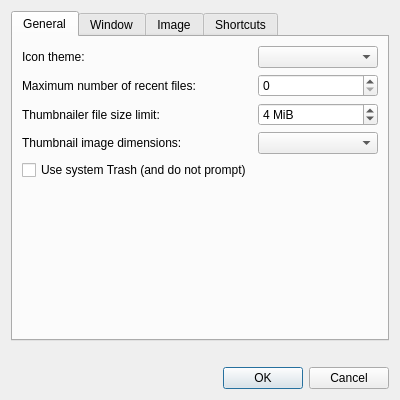
<?xml version="1.0" encoding="UTF-8"?>
<ui version="4.0">
 <class>PreferencesDialog</class>
 <widget class="QDialog" name="PreferencesDialog">
  <property name="geometry">
   <rect>
    <x>0</x>
    <y>0</y>
    <width>400</width>
    <height>400</height>
   </rect>
  </property>
  <property name="windowTitle">
   <string>Preferences</string>
  </property>
  <layout class="QVBoxLayout" name="verticalLayout">
   <item>
    <widget class="QTabWidget" name="tabWidget">
     <property name="currentIndex">
      <number>0</number>
     </property>
     <widget class="QWidget" name="tab_1">
      <attribute name="title">
       <string>General</string>
      </attribute>
      <layout class="QFormLayout" name="formLayout_1">
       <property name="fieldGrowthPolicy">
        <enum>QFormLayout::AllNonFixedFieldsGrow</enum>
       </property>
       <item row="0" column="0">
        <widget class="QLabel" name="iconThemeLabel">
         <property name="text">
          <string>Icon theme:</string>
         </property>
        </widget>
       </item>
       <item row="0" column="1">
        <widget class="QComboBox" name="iconTheme"/>
       </item>
       <item row="1" column="0">
        <widget class="QLabel" name="label_1">
         <property name="text">
          <string>Maximum number of recent files:</string>
         </property>
        </widget>
       </item>
       <item row="1" column="1">
        <widget class="QSpinBox" name="maxRecentFiles"/>
       </item>
       <item row="2" column="0">
        <widget class="QLabel" name="thumbnailLabel">
         <property name="text">
          <string>Thumbnailer file size limit:</string>
         </property>
        </widget>
       </item>
       <item row="2" column="1">
        <widget class="QSpinBox" name="thumbnailSpin">
         <property name="suffix">
          <string> MiB</string>
         </property>
         <property name="minimum">
          <number>1</number>
         </property>
         <property name="maximum">
          <number>1024</number>
         </property>
         <property name="value">
          <number>4</number>
         </property>
        </widget>
       </item>
       <item row="3" column="0">
        <widget class="QLabel" name="thumbnailSizeLabel">
         <property name="text">
          <string>Thumbnail image dimensions:</string>
         </property>
        </widget>
       </item>
       <item row="3" column="1">
        <widget class="QComboBox" name="thumbnailSizeComboBox"/>
       </item>
       <item row="4" column="0">
        <widget class="QCheckBox" name="useTrashBox">
         <property name="text">
          <string>Use system Trash (and do not prompt)</string>
         </property>
        </widget>
       </item>
      </layout>
     </widget>
     <widget class="QWidget" name="tab">
      <attribute name="title">
       <string>Window</string>
      </attribute>
      <layout class="QFormLayout" name="formLayout_1">
       <property name="fieldGrowthPolicy">
        <enum>QFormLayout::AllNonFixedFieldsGrow</enum>
       </property>
       <item row="0" column="0">
        <widget class="QCheckBox" name="thumbnailBox">
         <property name="text">
          <string>Show thumbnails dock by default</string>
         </property>
        </widget>
       </item>
       <item row="0" column="1">
        <widget class="QComboBox" name="thumbnailsPositionComboBox"/>
       </item>
       <item row="1" column="0">
        <widget class="QCheckBox" name="exifDataBox">
         <property name="text">
          <string>Show Exif data dock by default</string>
         </property>
        </widget>
       </item>
       <item row="2" column="0">
        <widget class="QCheckBox" name="menubarBox">
         <property name="text">
          <string>Show menubar by default</string>
         </property>
        </widget>
       </item>
       <item row="3" column="0">
        <widget class="QCheckBox" name="toolbarBox">
         <property name="text">
          <string>Show main toolbar by default</string>
         </property>
        </widget>
       </item>
       <item row="4" column="0">
        <widget class="QCheckBox" name="annotationBox">
         <property name="text">
          <string>Show annotations toolbar by default</string>
         </property>
        </widget>
       </item>
      </layout>
     </widget>
     <widget class="QWidget" name="tab_2">
      <attribute name="title">
       <string>Image</string>
      </attribute>
      <layout class="QFormLayout" name="formLayout_2">
       <property name="fieldGrowthPolicy">
        <enum>QFormLayout::AllNonFixedFieldsGrow</enum>
       </property>
       <item row="0" column="0">
        <widget class="QLabel" name="label_2a">
         <property name="text">
          <string>Normal background color:</string>
         </property>
        </widget>
       </item>
       <item row="0" column="1">
        <widget class="Fm::ColorButton" name="bgColor">
         <property name="text">
          <string/>
         </property>
        </widget>
       </item>
       <item row="1" column="0">
        <widget class="QLabel" name="label_2b">
         <property name="text">
          <string>Fullscreen background color:</string>
         </property>
        </widget>
       </item>
       <item row="1" column="1">
        <widget class="Fm::ColorButton" name="fullScreenBgColor">
         <property name="text">
          <string/>
         </property>
        </widget>
       </item>
       <item row="4" column="0">
        <widget class="QLabel" name="label_2c">
         <property name="text">
          <string>Slide show interval (seconds):</string>
         </property>
        </widget>
       </item>
       <item row="4" column="1">
        <widget class="QSpinBox" name="slideShowInterval">
         <property name="minimum">
          <number>1</number>
         </property>
        </widget>
       </item>
       <item row="5" column="0">
        <widget class="QCheckBox" name="oulineBox">
         <property name="text">
          <string>Show image outline by default</string>
         </property>
        </widget>
       </item>
       <item row="6" column="0">
        <widget class="QCheckBox" name="forceZoomFitBox">
         <property name="text">
          <string>Fit images when navigating</string>
         </property>
        </widget>
       </item>
       <item row="7" column="0">
        <widget class="QCheckBox" name="smoothOnZoomBox">
         <property name="text">
          <string>Smooth images on zooming</string>
         </property>
        </widget>
       </item>
      </layout>
     </widget>
     <widget class="QWidget" name="tab_4">
      <attribute name="title">
       <string>Shortcuts</string>
      </attribute>
      <layout class="QVBoxLayout" name="verticalLayout_4">
       <item>
        <widget class="QTableWidget" name="tableWidget">
         <property name="editTriggers">
          <set>QAbstractItemView::DoubleClicked|QAbstractItemView::EditKeyPressed|QAbstractItemView::SelectedClicked</set>
         </property>
         <property name="alternatingRowColors">
          <bool>true</bool>
         </property>
         <property name="selectionMode">
          <enum>QAbstractItemView::SingleSelection</enum>
         </property>
         <attribute name="verticalHeaderVisible">
          <bool>false</bool>
         </attribute>
         <column>
          <property name="text">
           <string>Action</string>
          </property>
         </column>
         <column>
          <property name="text">
           <string>Shortcut</string>
          </property>
         </column>
        </widget>
       </item>
       <item alignment="Qt::AlignRight">
        <widget class="QPushButton" name="defaultButton">
         <property name="text">
          <string>Default</string>
         </property>
        </widget>
       </item>
      </layout>
     </widget>
    </widget>
   </item>
   <item>
    <widget class="QLabel" name="warningLabel">
     <property name="alignment">
      <set>Qt::AlignCenter</set>
     </property>
     <property name="textInteractionFlags">
      <set>Qt::NoTextInteraction</set>
     </property>
    </widget>
   </item>
   <item>
    <widget class="QDialogButtonBox" name="buttonBox">
     <property name="orientation">
      <enum>Qt::Horizontal</enum>
     </property>
     <property name="standardButtons">
      <set>QDialogButtonBox::Cancel|QDialogButtonBox::Ok</set>
     </property>
    </widget>
   </item>
  </layout>
 </widget>
 <customwidgets>
  <customwidget>
   <class>Fm::ColorButton</class>
   <extends>QPushButton</extends>
   <header location="global">libfm-qt6/colorbutton.h</header>
  </customwidget>
 </customwidgets>
 <resources/>
 <connections>
  <connection>
   <sender>buttonBox</sender>
   <signal>accepted()</signal>
   <receiver>PreferencesDialog</receiver>
   <slot>accept()</slot>
   <hints>
    <hint type="sourcelabel">
     <x>248</x>
     <y>254</y>
    </hint>
    <hint type="destinationlabel">
     <x>157</x>
     <y>274</y>
    </hint>
   </hints>
  </connection>
  <connection>
   <sender>buttonBox</sender>
   <signal>rejected()</signal>
   <receiver>PreferencesDialog</receiver>
   <slot>reject()</slot>
   <hints>
    <hint type="sourcelabel">
     <x>316</x>
     <y>260</y>
    </hint>
    <hint type="destinationlabel">
     <x>286</x>
     <y>274</y>
    </hint>
   </hints>
  </connection>
 </connections>
</ui>
